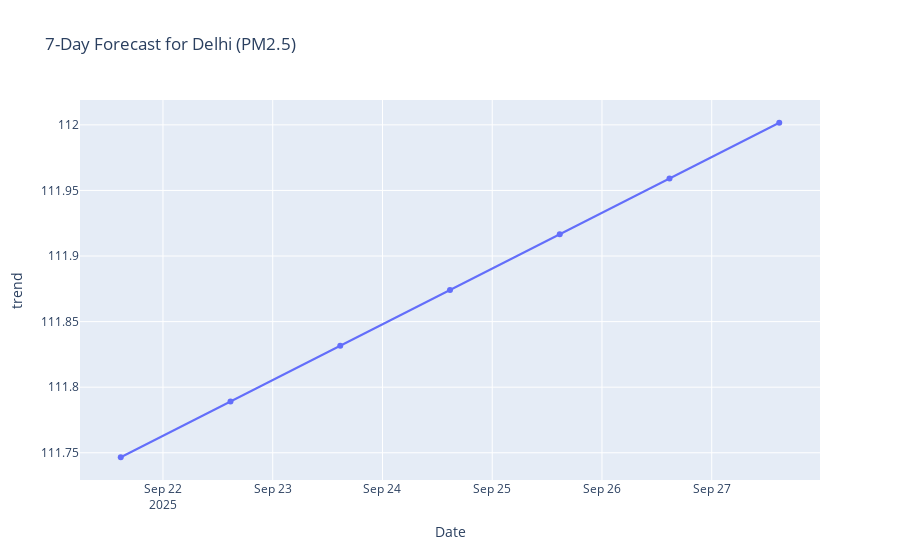

The notebook cell saved with this chart:
### Code cell
import pandas as pd
import plotly.express as px
from pathlib import Path

# ----------------------------
BASE_DIR = Path.cwd().parent
FORECASTS_DIR = BASE_DIR / "results" / "forecasts"

# ----------------------------
# Load one forecast CSV
forecast_file = FORECASTS_DIR / "forecast_Delhi_PM2.5.csv"
forecast_data = pd.read_csv(forecast_file, engine="python")

# ----------------------------
# Extract city and pollutant from filename
filename_parts = forecast_file.stem.split("_")  # ['forecast', 'Delhi', 'PM2.5']
city = filename_parts[1]
pollutant = filename_parts[2]

# ----------------------------
# Ensure date column exists and convert if needed
if "Date" in forecast_data.columns or "date" in forecast_data.columns:
    date_col = "Date" if "Date" in forecast_data.columns else "date"
    forecast_data[date_col] = pd.to_datetime(forecast_data[date_col])
else:
    # If no date column, create a simple 7-day index
    forecast_data["Date"] = pd.date_range(start=pd.Timestamp.today(), periods=len(forecast_data))

# ----------------------------
# Take first 7 days
forecast_7days = forecast_data.head(7)

# ----------------------------
# Plot AQI line (or pollutant values)
y_col = forecast_data.columns[1]  # second column is usually the pollutant values
fig = px.line(forecast_7days, x="Date", y=y_col,
              title=f"7-Day Forecast for {city} ({pollutant})",
              markers=True)
fig.show()

### Figure 1 — Plotly figure (JSON) as saved in the notebook; plotly's stock layout.template omitted (floating-point values rounded to 4 significant figures)
{"data": [{"hovertemplate": "Date=%{x}<br>trend=%{y}<extra></extra>", "legendgroup": "", "line": {"color": "#636efa", "dash": "solid"}, "marker": {"symbol": "circle"}, "mode": "lines+markers", "name": "", "orientation": "v", "showlegend": false, "type": "scatter", "x": ["2025-09-21T14:45:57.079359", "2025-09-22T14:45:57.079359", "2025-09-23T14:45:57.079359", "2025-09-24T14:45:57.079359", "2025-09-25T14:45:57.079359", "2025-09-26T14:45:57.079359", "2025-09-27T14:45:57.079359"], "xaxis": "x", "y": [111.7, 111.8, 111.8, 111.9, 111.9, 112.0, 112.0], "yaxis": "y"}], "layout": {"legend": {"tracegroupgap": 0}, "title": {"text": "7-Day Forecast for Delhi (PM2.5)"}, "xaxis": {"anchor": "y", "domain": [0, 1], "title": {"text": "Date"}}, "yaxis": {"anchor": "x", "domain": [0, 1], "title": {"text": "trend"}}}}
